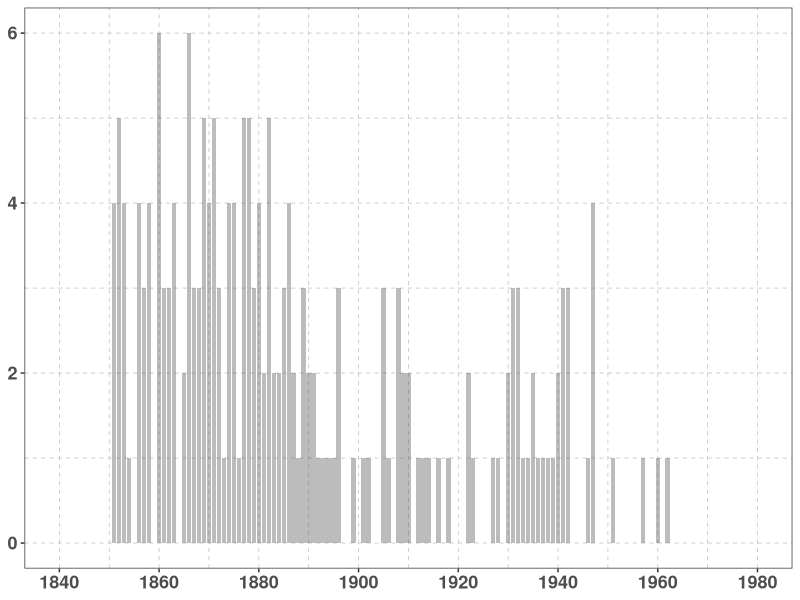

Recreate this plot in R.

library(boot);
library(ggplot2);

### ~~~~~~~~~~~~~~~~~~~~~~~~~~~~~~~~~~~~~~~~~~~ ###
data(coal);

year        <- floor(coal);
temp.counts <- table(year);

DF.temp <- data.frame(
    year  = as.integer(names(temp.counts)),
    count = as.integer(temp.counts)
    );

str(DF.temp);
print(DF.temp);

### ~~~~~~~~~~~~~~~~~~~~~~~~~~~~~~~~~~~~~~~~~~~ ###
FILE.output <- paste0('coal-mine-explosion-count-by-year.png');

textsize.title <- 13;
textsize.axis  <- 13;

my.ggplot <- ggplot(data = NULL) + theme_bw();
my.ggplot <- my.ggplot + theme(
    title            = element_text(size = textsize.title, face = "bold"),
    axis.title.x     = element_blank(),
    axis.title.y     = element_blank(),
    axis.text.x      = element_text(size = textsize.axis,  face = "bold"),
    axis.text.y      = element_text(size = textsize.axis,  face = "bold"),
    panel.grid.major = element_line(colour="gray", linetype=2, size=0.25),
    panel.grid.minor = element_line(colour="gray", linetype=2, size=0.25),
    legend.title     = element_text(size = textsize.axis,  face = "bold")
    );

my.ggplot <- my.ggplot + geom_col(
    data    = DF.temp,
    mapping = aes(x = year, y = count),
    size    = 0.1,
    alpha   = 0.4
    );


my.years  <- seq(1840,1980,20);
my.ggplot <- my.ggplot + scale_x_continuous(limits=range(my.years),breaks=my.years);

ggsave(
    file   = FILE.output,
    plot   = my.ggplot,
    dpi    = 300,
    height = 2,
    width  = 8,
    units  = 'in'
    );

